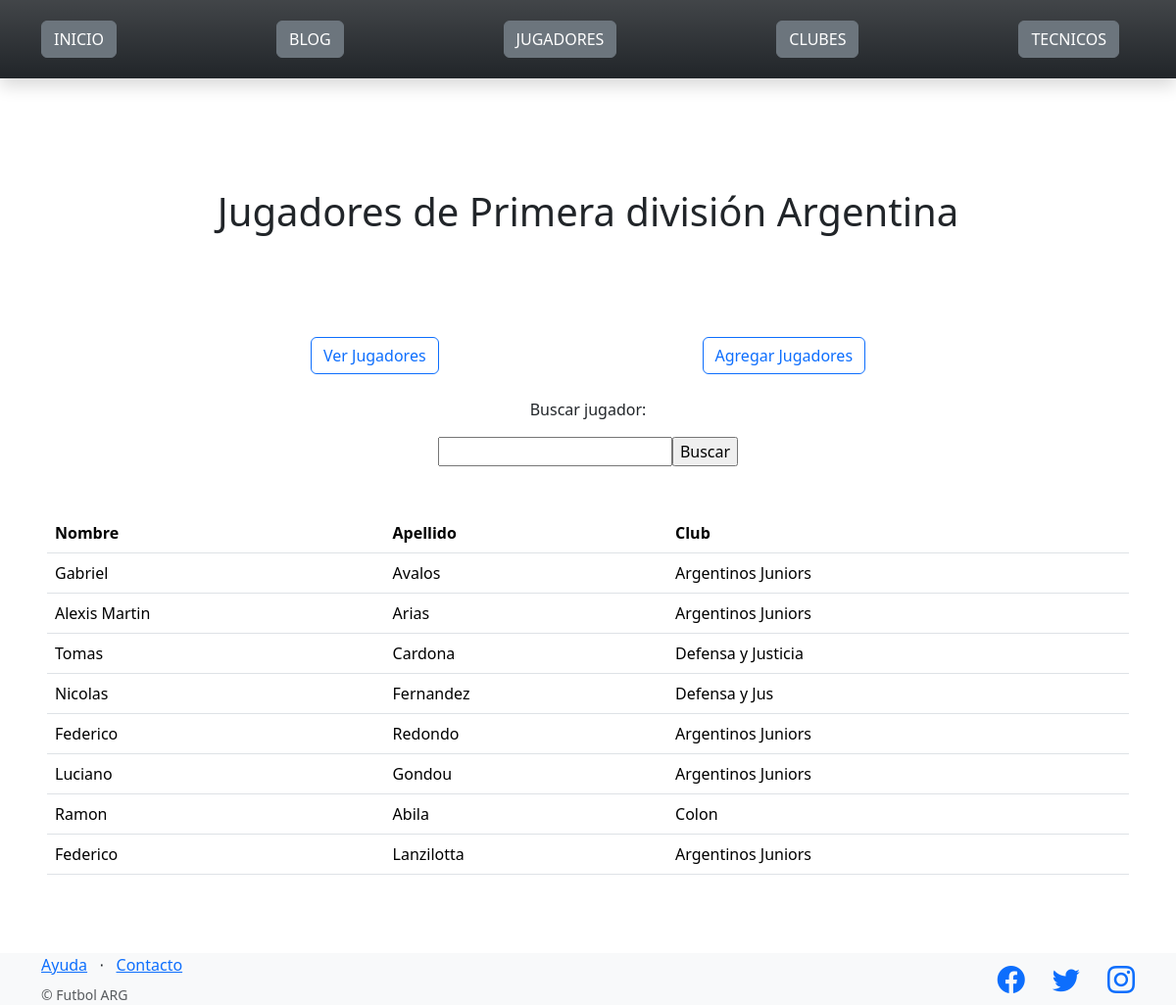
/futbol/jugadores/, run on an earlier commit of the app's database.
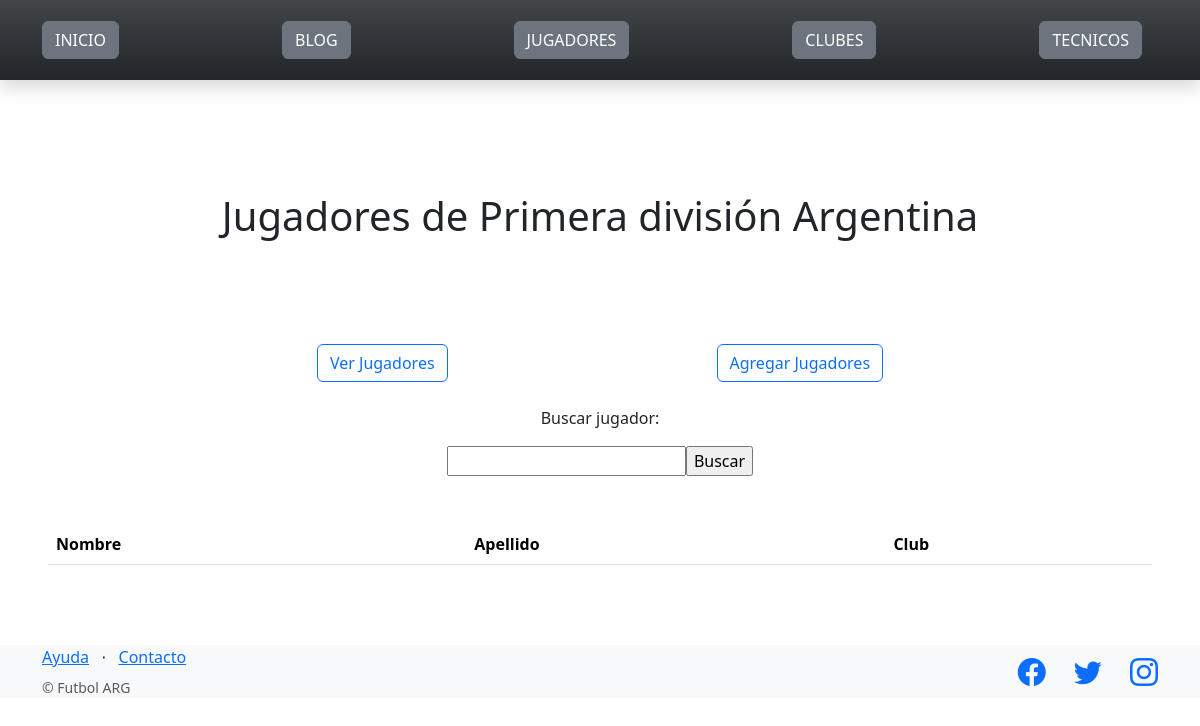
And on a later commit of the database.
### control_futbol/models.py (models this page shows)
class Jugador(models.Model):
    nombre = models.CharField(max_length=64)
    apellido = models.CharField(max_length=256)
    club = models.CharField(max_length=256)
    altura = models.CharField(max_length=64)
    peso = models.IntegerField()

### control_futbol/views.py (the view)
# urls.py: path("jugadores/", listar_jugadores, name="lista_jugadores"),
def listar_jugadores(request):
    contexto = {
        "jugadores": Jugador.objects.all(),
    }
    http_response = render(
        request = request,
        template_name = 'control_futbol/lista_jugadores.html',
        context=contexto,
    )
    return http_response

### control_futbol/templates/control_futbol/lista_jugadores.html (shortened to what this page needs)
{% extends "base.html" %}
{% block contenido %}
<h1 class="d-flex justify-content-center">Jugadores de Primera división Argentina</h1>
<br><br><br><br>
<section class="d-flex justify-content-evenly">
    <a href="{% url 'lista_jugadores' %}"><button type="button" class="btn btn-outline-primary">Ver Jugadores</button></a>
    <a href="{% url 'agregar_jugadores' %}"><button type="button" class="btn btn-outline-primary">Agregar Jugadores</button></a>
</section>
<br>
<p class="d-flex justify-content-center">Buscar jugador:</p>
<form class="d-flex justify-content-center" action="{% url 'buscar_jugadores' %}" method="post">
    <input type="text" name="busqueda">
    <input type="submit" value="Buscar">
</form>
<br><br>
<table class="table">
    <tbody>
        <tr>
            <th>Nombre</th>
            <th>Apellido</th>
            <th>Club</th>
        </tr>
        {% for Jugador in jugadores %}
        <tr>
            <td>{{ Jugador.nombre }}</td>
            <td>{{ Jugador.apellido }}</td>
            <td>{{ Jugador.club }}</td>
        </tr>
        {% endfor %}
    </tbody>
</table>
{% endblock contenido %}

### templates_base/base.html (shortened to what this page needs)
{% load static %}
<!DOCTYPE html>
<html lang="en">
    <head>
        <link href="https://cdn.jsdelivr.net/npm/bootstrap-icons@1.5.0/font/bootstrap-icons.css" rel="stylesheet" type="text/css" />
        <link href="https://cdn.jsdelivr.net/npm/bootstrap@5.3.2/dist/css/bootstrap.min.css" rel="stylesheet">
    </head>
    <body>
        <nav class="navbar navbar-light bg-dark bg-gradient static-top shadow p-3 mb-5 ">
            <div class="container">
                <a class="navbar-brand" href="{% url 'inicio' %}"><button type="button" class="btn btn-secondary">INICIO</button></a>
                <a class="navbar-brand" href="{% url 'lista_articulos' %}"><button type="button" class="btn btn-secondary">BLOG</button></a>
                <a class="navbar-brand" href="{% url 'lista_jugadores' %}"><button type="button" class="btn btn-secondary">JUGADORES</button></a>
                <a class="navbar-brand" href="{% url 'lista_clubes' %}"><button type="button" class="btn btn-secondary">CLUBES</button></a>
                <a class="navbar-brand" href="{% url 'lista_entrenadores' %}"><button type="button" class="btn btn-secondary">TECNICOS</button></a>
            </div>
        </nav>
        <section style="padding:4rem 3rem;">
            {% block contenido %}
            {% endblock contenido %}
        </section>
        <footer class="footer bg-light">
            <div class="container">
                <div class="row">
                    <div class="col-lg-6 h-100 text-center text-lg-start my-auto">
                        <ul class="list-inline mb-2">
                            <li class="list-inline-item"><a href="#!">Ayuda</a></li>
                            <li class="list-inline-item">⋅</li>
                            <li class="list-inline-item"><a href="#!">Contacto</a></li>
                        </ul>
                        <p class="text-muted small mb-4 mb-lg-0">&copy; Futbol ARG</p>
                    </div>
                    <div class="col-lg-6 h-100 text-center text-lg-end my-auto">
                        <ul class="list-inline mb-0">
                            <li class="list-inline-item me-4">
                                <a href="#"><i class="bi-facebook fs-3"></i></a>
                            </li>
                            <li class="list-inline-item me-4">
                                <a href="#"><i class="bi-twitter fs-3"></i></a>
                            </li>
                            <li class="list-inline-item">
                                <a href="#"><i class="bi-instagram fs-3"></i></a>
                            </li>
                        </ul>
                    </div>
                </div>
            </div>
        </footer>
    </body>
</html>

What changed in the data, as far as the page shows it:
removed Jugador: nombre "Gabriel", apellido "Avalos", club "Argentinos Juniors"
removed Jugador: nombre "Alexis Martin", apellido "Arias", club "Argentinos Juniors"
removed Jugador: nombre "Tomas", apellido "Cardona", club "Defensa y Justicia"
removed Jugador: nombre "Nicolas", apellido "Fernandez", club "Defensa y Jus"
removed Jugador: nombre "Federico", apellido "Redondo", club "Argentinos Juniors"
removed Jugador: nombre "Luciano", apellido "Gondou", club "Argentinos Juniors"
removed Jugador: nombre "Ramon", apellido "Abila", club "Colon"
removed Jugador: nombre "Federico", apellido "Lanzilotta", club "Argentinos Juniors"
